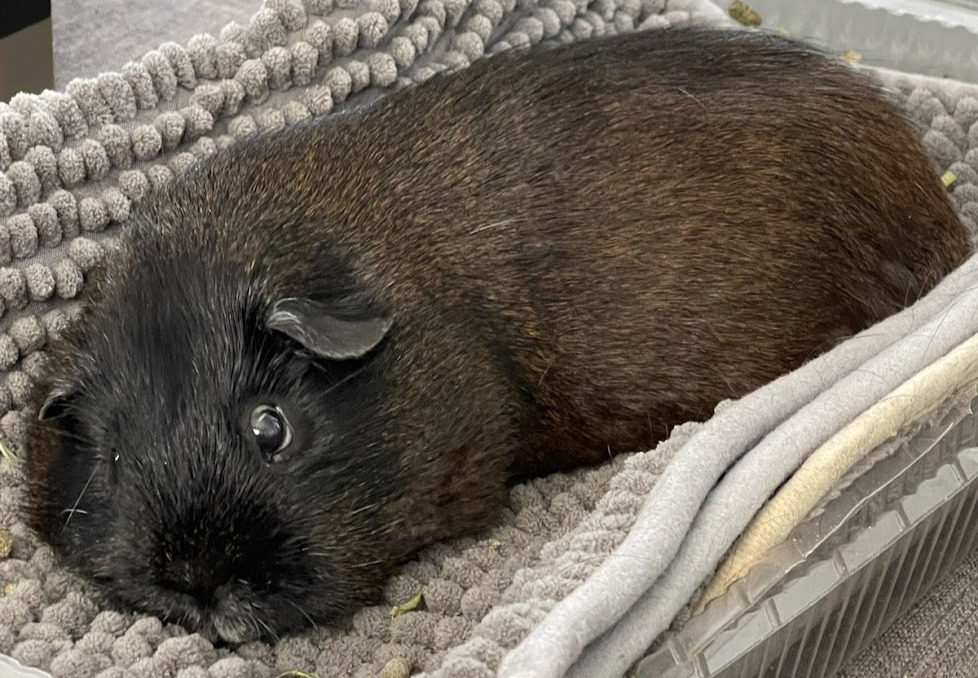
#> input picture examples/img/leo.jpg, 978 x 678 px
$ python -i visualizer.py   (imports and definitions only)
#> lines starting #> are read from the running program, lines starting #| are printed output that depends on the picture
"""
Pixel Block Chain (PBC) - Integrity Visualizer

Generates tile-level integrity maps and composite report images.

MIT License - Copyright (c) 2026 François Légaré
"""

import numpy as np
from PIL import Image, ImageDraw, ImageFont
from typing import Optional

from .decoder import (GridResult, TileResult, TileStatus,
                      BlockResult, BlockStatus)

# ---------------------------------------------------------------------------
# Colour palettes
# ---------------------------------------------------------------------------

# Tile-status colours used in the tile map
# [6 lines that did not run here, left out]

# Semi-transparent overlay colours (R, G, B, A)
# [6 lines that did not run here, left out]

# [6 lines that did not run here, left out]

# Keep backward-compat aliases using BlockStatus so existing callers compile
# [6 lines that did not run here, left out]

# [6 lines that did not run here, left out]


# =============================================================================
# Tile Map (primary output)
# =============================================================================

# [58 lines that did not run here, left out]


# =============================================================================
# Overlay on original image
# =============================================================================

# [41 lines that did not run here, left out]


# =============================================================================
# Block-level heatmap (unchanged, kept for backward compat / demo)
# =============================================================================

# [27 lines that did not run here, left out]


# =============================================================================
# Block grid (compact view — now shows tiles, not individual blocks)
# =============================================================================

# [31 lines that did not run here, left out]


# =============================================================================
# Full Report Image
# =============================================================================

# [110 lines that did not run here, left out]

>>> import cv2
>>> picture = cv2.imread('../examples/img/leo.jpg', cv2.IMREAD_GRAYSCALE)
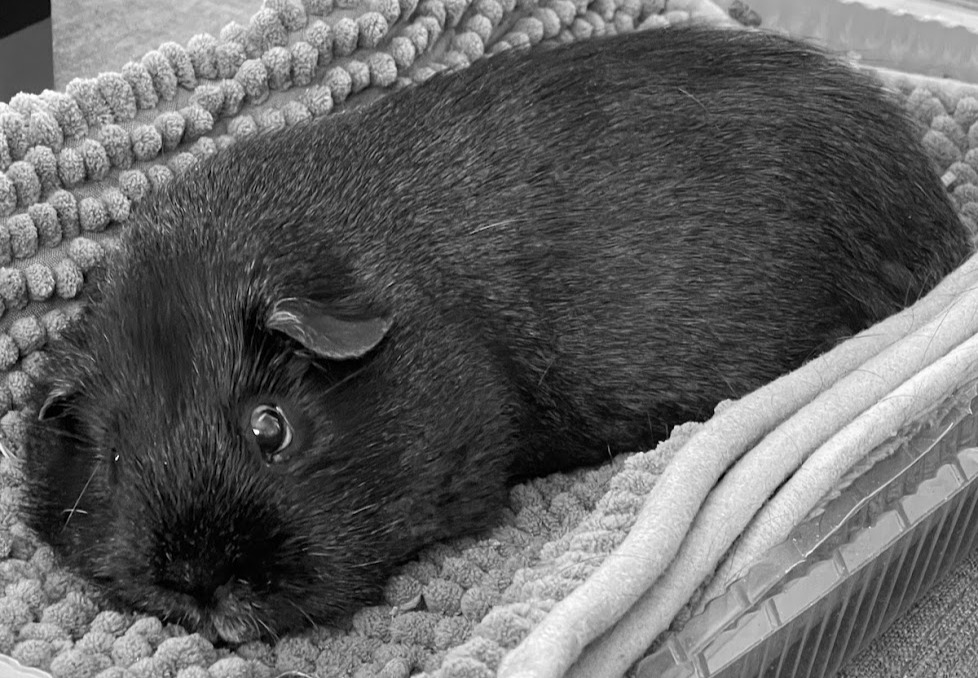
#> picture: shape (678, 978); min 0, max 255, mean 99.1
#> (the run stopped early here; a loop or call above may not have finished)
